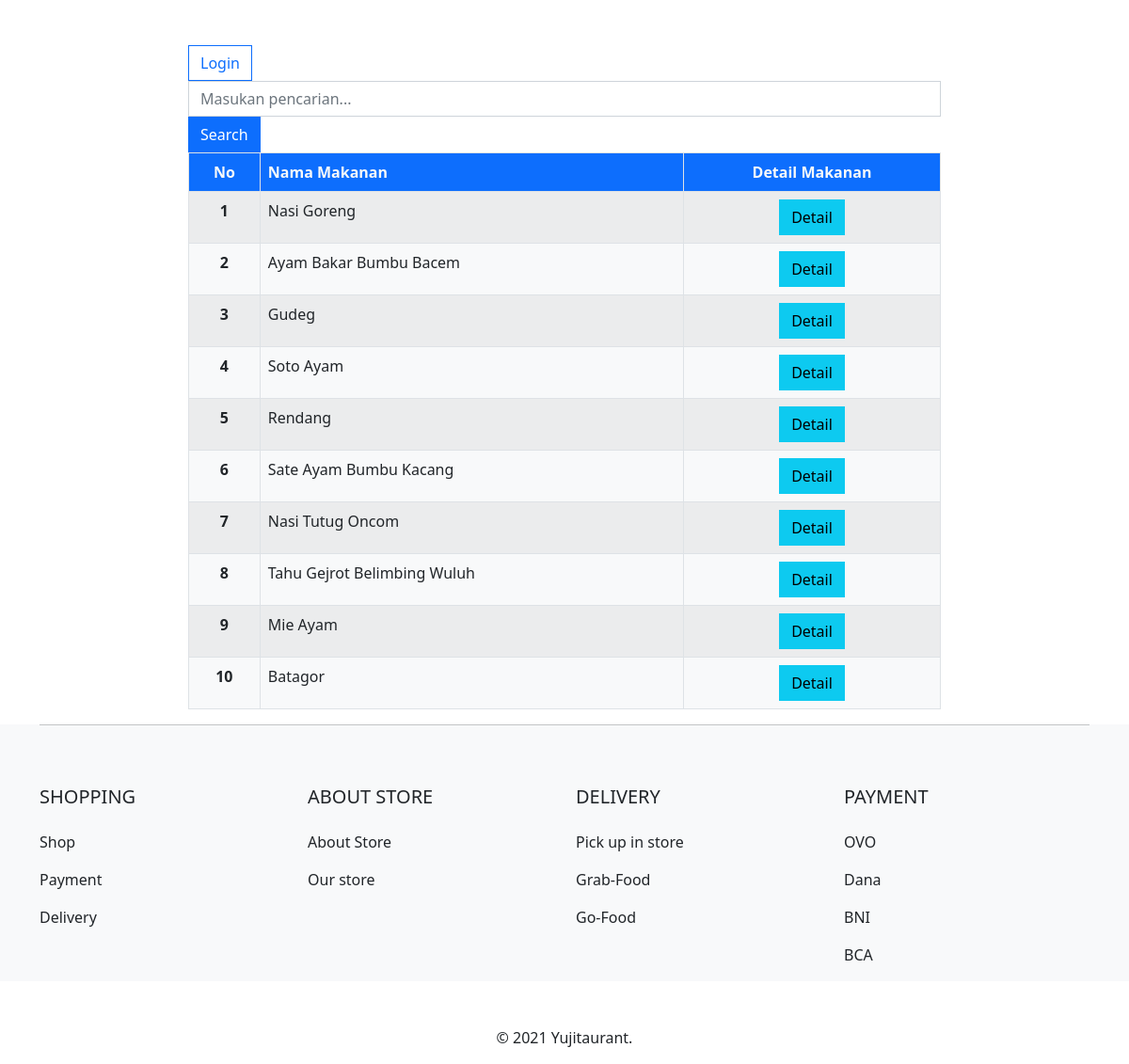
The page / on the database its author committed.
### tables this page shows
CREATE TABLE `food` (
  `id` int(11) NOT NULL,
  `nama` varchar(100) NOT NULL,
  `harga` char(9) NOT NULL,
  `bahan_dasar` varchar(100) NOT NULL,
  `deskripsi` varchar(100) NOT NULL,
  `gambar` varchar(200) NOT NULL
);

### php/functions.php (called while the page is built, shortened)
<?php
function koneksi()
{
    $conn = mysqli_connect("localhost", "root", "") or die("koneksi ke DB gagal");
    mysqli_select_db($conn, "tubes_203040160") or die("Database Salah");
    return $conn;
}
function query($sql)
{
    $conn = koneksi();
    $result = mysqli_query($conn, $sql);
    $rows = [];
    while ($row = mysqli_fetch_assoc($result)) {
        $rows[] = $row;
    }
    return $rows;
}

### index.php (the view, shortened to what this page needs)
<?php
require 'php/functions.php';
if (isset($_GET["cari"])) {
  $keyword = $_GET["keyword"];
  $food = query("SELECT * FROM food
                      WHERE
                      nama LIKE '%$keyword%'
                      ");
} else {
  $food = query("SELECT * FROM food");
}
?>
<!DOCTYPE html>
<html lang="en">
<head>
  <link rel="stylesheet" href="bootstrap/css/bootstrap.min.css">
</head>
<body>
  <br>
  <br>
  <?php if (empty($food)) : ?>
    <div class="col-8 m-auto">
      <div class="alert alert-danger" role="alert">
        Data Makanan Tidak Ditemukan!
      </div>
      <a href="<?= "index.php" ?>" class="btn btn-success ">Back</a>
    </div>
  <?php else : ?>
    <div class="col-8 m-auto">
      <a href="php/login.php" class="btn btn-outline-primary rounded-0">
        Login
      </a>
      <form action="" method="GET" class="form-inline">
        <div class="form-group mr-9 mt-9 mb-9">
          <input type="text" name="keyword" class="form-control rounded-0" id="inputPassword2" placeholder="Masukan pencarian...">
        </div>
        <button type="submit" name="cari" class="btn btn-primary rounded-0">Search</button>
      </form>
      <table class="table table-striped table-bordered">
        <thead class="bg-primary">
          <tr>
            <th scope="col" class="text-center text-light">No</th>
            <th scope="col" class="text-light">Nama Makanan</th>
            <th scope="col" class="text-center text-light">Detail Makanan</th>
          </tr>
        </thead>
        <tbody class="bg-light">
          <?php $no = 1; ?>
          <?php foreach ($food as $row) : ?>
            <tr>
              <th scope="row" class="text-center"><?= $no++ ?></th>
              <td><?= $row['nama'] ?></td>
              <td class="text-center"><a href="php/detail.php?id=<?= $row['id'] ?>" class="btn btn-info rounded-0">Detail</a></td>
            </tr>
          <?php endforeach ?>
        </tbody>
      </table>
    <?php endif; ?>
    </div>
    <section>
      <div class="footer-top bg-light">
        <div class="container">
          <hr>
          <div class="row pt-5">
            <div class="col-6 col-md-3">
              <h5 class="pb-3">SHOPPING</h5>
              <p>Shop</p>
              <p>Payment</p>
              <p>Delivery</p>
            </div>
            <div class="col-6 col-md-3">
              <h5 class="pb-3">ABOUT STORE</h5>
              <p>About Store</p>
              <p>Our store</p>
            </div>
            <div class="col-6 col-md-3">
              <h5 class="pb-3">DELIVERY</h5>
              <p>Pick up in store</p>
              <p>Grab-Food</p>
              <p>Go-Food</p>
            </div>
            <div class="col-6 col-md-3">
              <h5 class="pb-3">PAYMENT</h5>
              <p>OVO</p>
              <p>Dana</p>
              <p>BNI</p>
              <p>BCA</p>
            </div>
          </div>
        </div>
      </div>
    </section>
    <footer>
      <div class="container">
        <div class="row pt-5">
          <div class="col text-center">
            <p> &copy; 2021 Yujitaurant.</p>
          </div>
        </div>
      </div>
    </footer>
</body>
</html>

### rows shown on the page
food: nama "Nasi Goreng"
food: nama "Ayam Bakar Bumbu Bacem"
food: nama "Gudeg"
food: nama "Soto Ayam"
food: nama "Rendang"
food: nama "Sate Ayam Bumbu Kacang"
food: nama "Nasi Tutug Oncom"
food: nama "Tahu Gejrot Belimbing Wuluh"
food: nama "Mie Ayam"
food: nama "Batagor"
